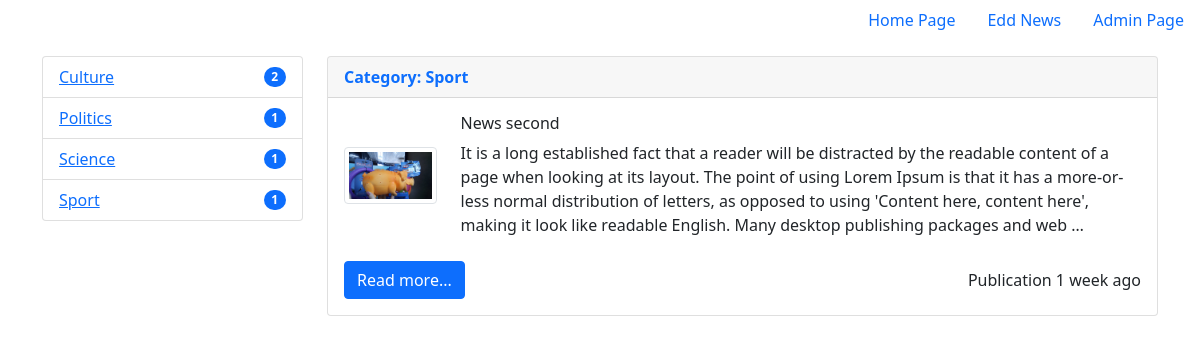
Screenshot of /category/3/ with the database file from the repository.
### news/models.py (models this page shows, shortened)
class Category(models.Model):
    title = models.CharField(max_length=150, db_index=True)
    def __str__(self):
        return self.title
    def number_news(self):
        num_news = News.objects.filter(category=self.id).count()
        return num_news
    class Meta:
        verbose_name = 'Category'
        verbose_name_plural = 'Categories'
        ordering = ['title']

class News(models.Model):
    title = models.CharField(max_length=150)
    content = models.TextField(blank=True)
    createdAt = models.DateTimeField(auto_now_add=True)
    updateAt = models.DateTimeField(auto_now=True)
    photo = models.ImageField(upload_to='images/%Y/%m/%d', blank=True)
    isPublished = models.BooleanField(default=False)
    category = models.ForeignKey('Category', on_delete=models.PROTECT, null=True)
    class Meta:
        verbose_name = 'New'
        verbose_name_plural = 'News'
        ordering = ['-createdAt', 'title']

### news/views.py (the view)
# urls.py: path('category/<int:category_id>/', get_category_news, name='category'),
def get_category_news (request, category_id):
    news = News.objects.filter(category_id=category_id)
    categories = Category.objects.all()
    category = Category.objects.get(pk=category_id)
    context = {
        'news': news,
        'categories': categories,
        'category': category,
    }
    return render(request, 'news/category.html', context)

### news/templates/news/category.html (shortened to what this page needs)
<!doctype html>
<html lang="en">
<head>
  <link href="https://cdn.jsdelivr.net/npm/bootstrap@5.0.2/dist/css/bootstrap.min.css" rel="stylesheet">
</head>
<body>
<ul class="nav justify-content-end">
  <li class="nav-item">
    <a class="nav-link active" aria-current="page" href="{% url 'home' %}">Home Page</a>
  </li>
  <li class="nav-item">
    <a class="nav-link active" aria-current="page" href="{% url 'home' %}">Edd News</a>
  </li>
  <li class="nav-item">
    <a class="nav-link active" aria-current="page" href="{% url 'home' %}">Admin Page</a>
  </li>
</ul>
<div class="container mt-3">
  <div class="row">
    <div class="col-3">
      <ul class="list-group">
        {% for category in categories %}
        <li class="list-group-item d-flex justify-content-between align-items-center">
          <a href="{% url 'category' category.pk %}" role="tab" aria-controls="list-home">{{category.title}}</a>
          <span class="badge bg-primary rounded-pill">{{category.number_news}}</span>
        </li>
        {% empty%}
        <h5>Category not found!</h5>
        {% endfor%}
      </ul>
    </div>
    <div class="col-9">
      {% for item in news %}
      <div class="card mb-4" >
        <div class="card-header"><b class="text-primary">Category:  {{item.category}}</b></div>
        <div class="card-body">
          <div class="d-flex justify-content-between align-items-center  mb-4">
            <div class="me-4">
              {% if item.photo%}
              <img src="{{ item.photo.url }}" class="img-thumbnail" alt="..." width="350px">
              {% else %}
              <img src="images/IMG_20160120_133849.jpg" class="img-thumbnail" alt="..." width="350px">
              {% endif%}
            </div>
            <div>
              <h6 class="card-title">{{item.title}}</h6>
              <p class="card-text">{{item.content|truncatewords:60}}</p>
            </div>
          </div>
          <div class="d-flex justify-content-between align-items-center">
            <a href="/" class="btn btn-primary">Read more...</a>
            <div class="text-end">Publication {{item.createdAt|timesince}} ago</div>
          </div>
        </div>
      </div>
      {% empty%}
      <h5>News not found!</h5>
      {% endfor%}
    </div>
</div>
</body>
</html>

### rows the page displays
Category: title "Culture", number_news "2"
Category: title "Politics", number_news "1"
Category: title "Science", number_news "1"
Category: title "Sport", number_news "1"
News: category "Sport", title "News second", content "It is a long established fact that a reader will be distracted by the readable content of a page when looking at its layout. The point of using Lorem Ipsum is that it has a more-or-less normal distribution of letters, as opposed to using 'Content here, content here', making it look like readable English. Many desktop publishing packages and web …", createdAt "1 week"
